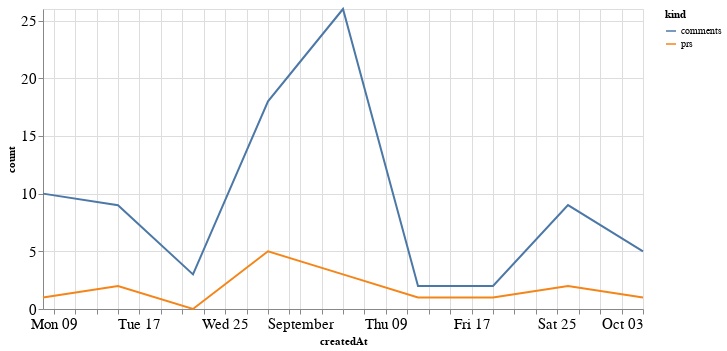

The code cell stored with this chart in its notebook:
### Code cell
alt.Chart(total_time, width=600).mark_line().encode(
    x='createdAt',
    y='count',
    color='kind'
)

### Figure 1 — Vega-Lite specification as saved in the notebook (floating-point values rounded to 4 significant figures)
{"config": {"axisLeft": {"labelFontSize": 15}, "axisBottom": {"labelFontSize": 15}}, "data": {"name": "data-7df1a068e7cb2b2a267b622ebe9fe6cd"}, "mark": "line", "encoding": {"color": {"type": "nominal", "field": "kind"}, "x": {"type": "temporal", "field": "createdAt"}, "y": {"type": "quantitative", "field": "count"}}, "width": 600, "$schema": "https://vega.github.io/schema/vega-lite/v4.8.1.json", "datasets": {"data-7df1a068e7cb2b2a267b622ebe9fe6cd": [{"createdAt": "2021-08-08T00:00:00", "kind": "prs", "count": 1}, {"createdAt": "2021-08-15T00:00:00", "kind": "prs", "count": 2}, {"createdAt": "2021-08-22T00:00:00", "kind": "prs", "count": 0}, {"createdAt": "2021-08-29T00:00:00", "kind": "prs", "count": 5}, {"createdAt": "2021-09-05T00:00:00", "kind": "prs", "count": 3}, {"createdAt": "2021-09-12T00:00:00", "kind": "prs", "count": 1}, {"createdAt": "2021-09-19T00:00:00", "kind": "prs", "count": 1}, {"createdAt": "2021-09-26T00:00:00", "kind": "prs", "count": 2}, {"createdAt": "2021-10-03T00:00:00", "kind": "prs", "count": 1}, {"createdAt": "2021-08-08T00:00:00", "kind": "comments", "count": 10}, {"createdAt": "2021-08-15T00:00:00", "kind": "comments", "count": 9}, {"createdAt": "2021-08-22T00:00:00", "kind": "comments", "count": 3}, {"createdAt": "2021-08-29T00:00:00", "kind": "comments", "count": 18}, {"createdAt": "2021-09-05T00:00:00", "kind": "comments", "count": 26}, {"createdAt": "2021-09-12T00:00:00", "kind": "comments", "count": 2}, {"createdAt": "2021-09-19T00:00:00", "kind": "comments", "count": 2}, {"createdAt": "2021-09-26T00:00:00", "kind": "comments", "count": 9}, {"createdAt": "2021-10-03T00:00:00", "kind": "comments", "count": 5}]}}
